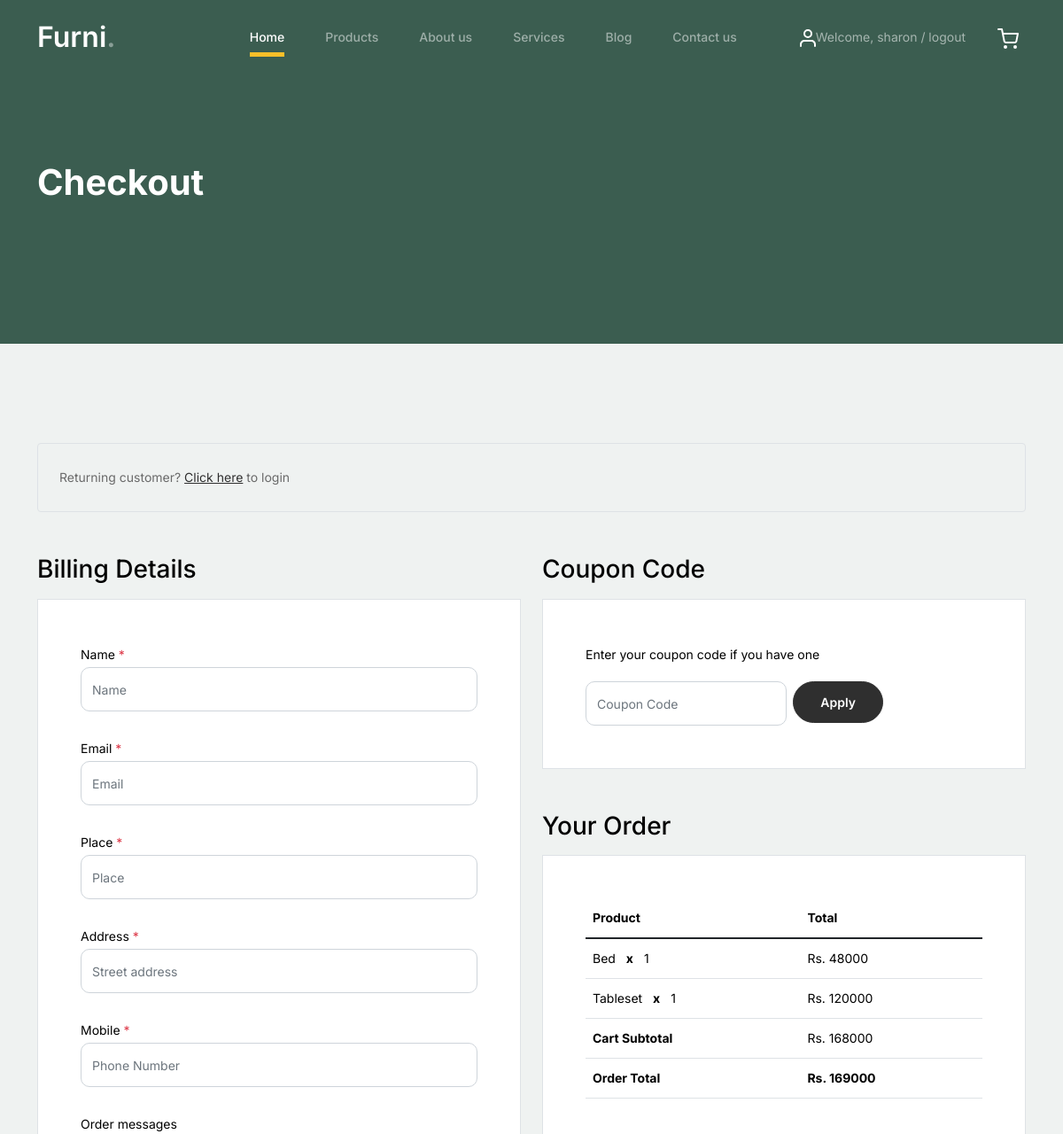
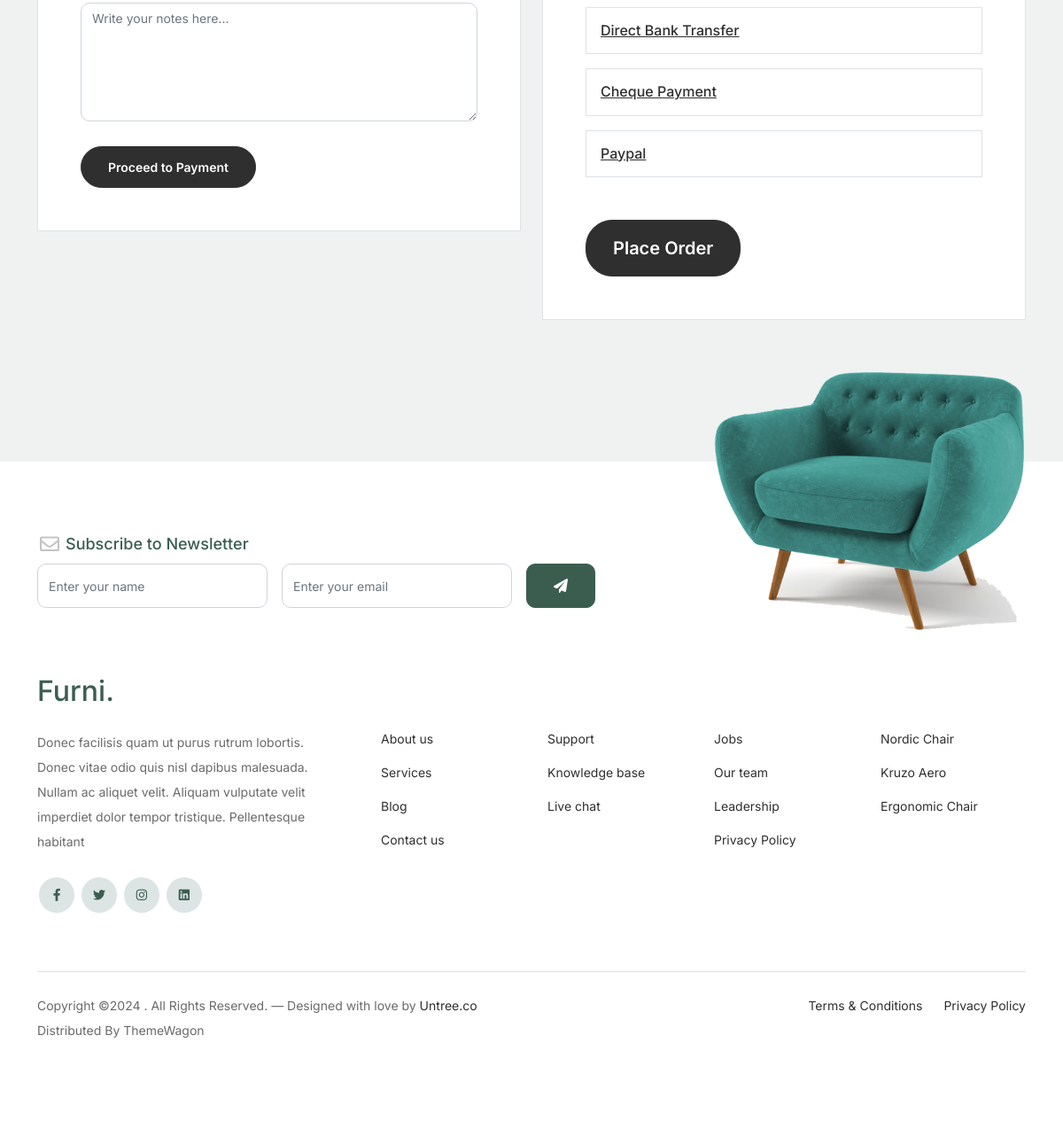
Screenshot of /checkout/ (signed in) with the database file from the repository (2 pictures, top to bottom).
### WebApp/models.py (models this page shows)
class CartDB(models.Model):
    Username = models.CharField(max_length=100, null=True, blank=True)
    Product_Name = models.CharField(max_length=100, null=True, blank=True)
    Product_Quantity = models.IntegerField(null=True, blank=True)
    Total_Price = models.IntegerField(null=True, blank=True)
    Product_Image = models.ImageField(upload_to="cart_images/", null=True, blank=True)

### WebApp/views.py (the view)
# urls.py: path('checkout/', views.checkout, name='checkout'),
def checkout(request):
    cart = CartDB.objects.filter(Username=request.session['Signup_Name'])
    subtotal = 0
    shipping_charge = 0
    total = 0
    for i in cart:
        subtotal += i.Total_Price
        if subtotal > 200000:
            shipping_charge = 4000
        else:
            shipping_charge = 1000
        total = subtotal + shipping_charge
    return render(request, "checkout.html", {'cart': cart, 'subtotal': subtotal,
                                             'shipping_charge': shipping_charge, 'total': total})

### WebApp/templates/checkout.html (shortened to what this page needs)
<!doctype html>
{% load static %}
<html lang="en">
<head>
    <link href="{% static 'web/css/bootstrap.min.css' %}" rel="stylesheet">
    <link href="https://cdnjs.cloudflare.com/ajax/libs/font-awesome/6.0.0-beta3/css/all.min.css" rel="stylesheet">
    <link href="{% static 'web/css/tiny-slider.css' %}" rel="stylesheet">
    <link href="{% static 'web/css/style.css' %}" rel="stylesheet">
</head>
<body>
<nav class="custom-navbar navbar navbar navbar-expand-md navbar-dark bg-dark" arial-label="Furni navigation bar">
    <div class="container">
        <a class="navbar-brand" href="index.html">Furni<span>.</span></a>
        <div class="collapse navbar-collapse" id="navbarsFurni">
            <ul class="custom-navbar-nav navbar-nav ms-auto mb-2 mb-md-0">
                <li class="nav-item active">
                    <a class="nav-link" href="{% url 'home' %}">Home</a>
                </li>
                <li><a class="nav-link" href="{% url 'product_page' %}">Products</a></li>
                <li><a class="nav-link" href="{% url 'about_us' %}">About us</a></li>
                <li><a class="nav-link" href="services.html">Services</a></li>
                <li><a class="nav-link" href="blog.html">Blog</a></li>
                <li><a class="nav-link" href="{% url 'contact_us' %}">Contact us</a></li>
            </ul>
            <ul class="custom-navbar-cta navbar-nav mb-2 mb-md-0 ms-5">
                {% if request.session.Signup_Name %}
                <li><a class="nav-link" href="{% url 'user_logout' %}"><img src="{% static 'web/images/user.svg' %}">Welcome,
                    {{request.session.Signup_Name}} / logout</a>
                </li>
                {% else %}
                <li><a class="nav-link" href="#"><img src="{% static 'web/images/user.svg' %}"></a>
                </li>
                {% endif %}
                <li><a class="nav-link" href="{% url 'cart_page' %}"><img src="{% static 'web/images/cart.svg' %}"></a></li>
            </ul>
        </div>
    </div>
</nav>
<div class="hero">
    <div class="container">
        <div class="row justify-content-between">
            <div class="col-lg-5">
                <div class="intro-excerpt">
                    <h1>Checkout</h1>
                </div>
            </div>
            <div class="col-lg-7">
            </div>
        </div>
    </div>
</div>
<div class="untree_co-section">
    <div class="container">
        <div class="row mb-5">
            <div class="col-md-12">
                <div class="border p-4 rounded" role="alert">
                    Returning customer? <a href="#">Click here</a> to login
                </div>
            </div>
        </div>
        <div class="row">
            <div class="col-md-6 mb-5 mb-md-0">
                <h2 class="h3 mb-3 text-black">Billing Details</h2>
                <div class="p-3 p-lg-5 border bg-white">
                    <form method="post" action="{% url 'save_checkout' %}">
                        <div class="form-group row">
                            <div class="col-md-12">
                                <label for="c_fname" class="text-black">Name <span
                                        class="text-danger">*</span></label>
                                <input type="text" class="form-control" id="c_fname" name="name" placeholder="Name"><br>
                            </div>
                            <div class="col-md-12">
                                <label for="c_lname" class="text-black">Email <span class="text-danger">*</span></label>
                                <input type="text" class="form-control" id="c_lname" name="email"
                                       placeholder="Email"><br>
                            </div>
                        </div>
                    <div class="form-group row">
                        <div class="col-md-12">
                            <label for="c_lname" class="text-black">Place <span class="text-danger">*</span></label>
                            <input type="text" class="form-control" id="c_companyname" name="place"
                                   placeholder="Place"><br>
                        </div>
                    </div>
                    <div class="form-group row">
                        <div class="col-md-12">
                            <label for="c_address" class="text-black">Address <span class="text-danger">*</span></label>
                            <input type="text" class="form-control" id="c_address" name="address"
                                   placeholder="Street address"><br>
                        </div>
                    </div>
                    <div class="col-md-12">
                        <label for="c_phone" class="text-black">Mobile <span class="text-danger">*</span></label>
                        <input type="text" class="form-control" id="c_phone" name="mobile"
                               placeholder="Phone Number"><br>
                    </div>
                    <div class="form-group">
                        <label for="c_order_notes" class="text-black">Order messages</label>
                        <textarea name="message" id="c_order_notes" cols="30" rows="5" class="form-control"
                                  placeholder="Write your notes here..."></textarea>
                    </div>
                    <div class="form-group row">
                        <input type="hidden" class="form-control" name="total" value="{{total}}" readonly><br>
                    </div>
                                                    <div class="input-group-append">
                                    <button class="btn btn-black btn-sm" type="submit" >Proceed to Payment</button>
                                </div>
                        </form>
                </div>
            </div>
            <div class="col-md-6">
                <div class="row mb-5">
                    <div class="col-md-12">
                        <h2 class="h3 mb-3 text-black">Coupon Code</h2>
                        <div class="p-3 p-lg-5 border bg-white">
                            <label for="c_code" class="text-black mb-3">Enter your coupon code if you have one</label>
                            <div class="input-group w-75 couponcode-wrap">
                                <input type="text" class="form-control me-2" id="c_code" placeholder="Coupon Code"
                                       aria-label="Coupon Code" aria-describedby="button-addon2">
                                <div class="input-group-append">
                                    <button class="btn btn-black btn-sm" type="button" id="button-addon2">Apply</button>
                                </div>
                            </div>
                        </div>
                    </div>
                </div>
                <div class="row mb-5">
                    <div class="col-md-12">
                        <h2 class="h3 mb-3 text-black">Your Order</h2>
                        <div class="p-3 p-lg-5 border bg-white">
                            <table class="table site-block-order-table mb-5">
                                <thead>
                                <th>Product</th>
                                <th>Total</th>
                                </thead>
                                <tbody>
                                {% for i in cart %}
                                <tr>
                                    <td>{{i.Product_Name}} <strong class="mx-2">x</strong> 1</td>
                                    <td>Rs. {{i.Total_Price}}</td>
                                </tr>
                                {% endfor %}
                                <tr>
                                    <td class="text-black font-weight-bold"><strong>Cart Subtotal</strong></td>
                                    <td class="text-black">Rs. {{subtotal}}</td>
                                </tr>
                                <tr>
                                    <td class="text-black font-weight-bold"><strong>Order Total</strong></td>
                                    <td class="text-black font-weight-bold"><strong>Rs. {{total}}</strong></td>
                                </tr>
                                </tbody>
                            </table>
                            <div class="border p-3 mb-3">
                                <h3 class="h6 mb-0"><a class="d-block" data-bs-toggle="collapse" href="#collapsebank"
                                                       role="button" aria-expanded="false" aria-controls="collapsebank">Direct
                                    Bank Transfer</a></h3>
                            </div>
                            <div class="border p-3 mb-3">
                                <h3 class="h6 mb-0"><a class="d-block" data-bs-toggle="collapse" href="#collapsecheque"
                                                       role="button" aria-expanded="false"
                                                       aria-controls="collapsecheque">Cheque Payment</a></h3>
                            </div>
                            <div class="border p-3 mb-5">
                                <h3 class="h6 mb-0"><a class="d-block" data-bs-toggle="collapse" href="#collapsepaypal"
                                                       role="button" aria-expanded="false"
                                                       aria-controls="collapsepaypal">Paypal</a></h3>
                            </div>
                            <div class="form-group">
                                <button class="btn btn-black btn-lg py-3 btn-block"
                                        onclick="window.location='thankyou.html'">Place Order
                                </button>
                            </div>
                        </div>
                    </div>
                </div>
            </div>
        </div>
    </div>
</div>
<footer class="footer-section">
    <div class="container relative">
        <div class="sofa-img">
            <img src="images/sofa.png" alt="Image" class="img-fluid">
        </div>
        <div class="row">
            <div class="col-lg-8">
                <div class="subscription-form">
                    <h3 class="d-flex align-items-center"><span class="me-1"><img src="images/envelope-outline.svg"
                                                                                  alt="Image"
                                                                                  class="img-fluid"></span><span>Subscribe to Newsletter</span>
                    </h3>
                    <form action="#" class="row g-3">
                        <div class="col-auto">
                            <input type="text" class="form-control" placeholder="Enter your name">
                        </div>
                        <div class="col-auto">
                            <input type="email" class="form-control" placeholder="Enter your email">
                        </div>
                        <div class="col-auto">
                            <button class="btn btn-primary">
                                <span class="fa fa-paper-plane"></span>
                            </button>
                        </div>
                    </form>
                </div>
            </div>
        </div>
        <div class="row g-5 mb-5">
            <div class="col-lg-4">
                <div class="mb-4 footer-logo-wrap"><a href="#" class="footer-logo">Furni<span>.</span></a></div>
                <p class="mb-4">Donec facilisis quam ut purus rutrum lobortis. Donec vitae odio quis nisl dapibus
                    malesuada. Nullam ac aliquet velit. Aliquam vulputate velit imperdiet dolor tempor tristique.
                    Pellentesque habitant</p>
                <ul class="list-unstyled custom-social">
                    <li><a href="#"><span class="fa fa-brands fa-facebook-f"></span></a></li>
                    <li><a href="#"><span class="fa fa-brands fa-twitter"></span></a></li>
                    <li><a href="#"><span class="fa fa-brands fa-instagram"></span></a></li>
                    <li><a href="#"><span class="fa fa-brands fa-linkedin"></span></a></li>
                </ul>
            </div>
            <div class="col-lg-8">
                <div class="row links-wrap">
                    <div class="col-6 col-sm-6 col-md-3">
                        <ul class="list-unstyled">
                            <li><a href="#">About us</a></li>
                            <li><a href="#">Services</a></li>
                            <li><a href="#">Blog</a></li>
                            <li><a href="#">Contact us</a></li>
                        </ul>
                    </div>
                    <div class="col-6 col-sm-6 col-md-3">
                        <ul class="list-unstyled">
                            <li><a href="#">Support</a></li>
                            <li><a href="#">Knowledge base</a></li>
                            <li><a href="#">Live chat</a></li>
                        </ul>
                    </div>
                    <div class="col-6 col-sm-6 col-md-3">
                        <ul class="list-unstyled">
                            <li><a href="#">Jobs</a></li>
                            <li><a href="#">Our team</a></li>
                            <li><a href="#">Leadership</a></li>
                            <li><a href="#">Privacy Policy</a></li>
                        </ul>
                    </div>
                    <div class="col-6 col-sm-6 col-md-3">
                        <ul class="list-unstyled">
                            <li><a href="#">Nordic Chair</a></li>
                            <li><a href="#">Kruzo Aero</a></li>
                            <li><a href="#">Ergonomic Chair</a></li>
                        </ul>
                    </div>
                </div>
            </div>
        </div>
        <div class="border-top copyright">
            <div class="row pt-4">
                <div class="col-lg-6">
                    <p class="mb-2 text-center text-lg-start">Copyright &copy;
                        . All Rights Reserved. &mdash; Designed with love by <a href="https://untree.co">Untree.co</a>
                        Distributed By <a hreff="https://themewagon.com">ThemeWagon</a>
                    </p>
                </div>
                <div class="col-lg-6 text-center text-lg-end">
                    <ul class="list-unstyled d-inline-flex ms-auto">
                        <li class="me-4"><a href="#">Terms &amp; Conditions</a></li>
                        <li><a href="#">Privacy Policy</a></li>
                    </ul>
                </div>
            </div>
        </div>
    </div>
</footer>
</body>
</html>

### rows the page displays
CartDB: Product_Name "Bed", Total_Price "48000"
CartDB: Product_Name "Tableset", Total_Price "120000"

### other values shown
{{ request.session.Signup_Name }} "sharon"
{{ subtotal }} "168000"
{{ total }} "169000"
